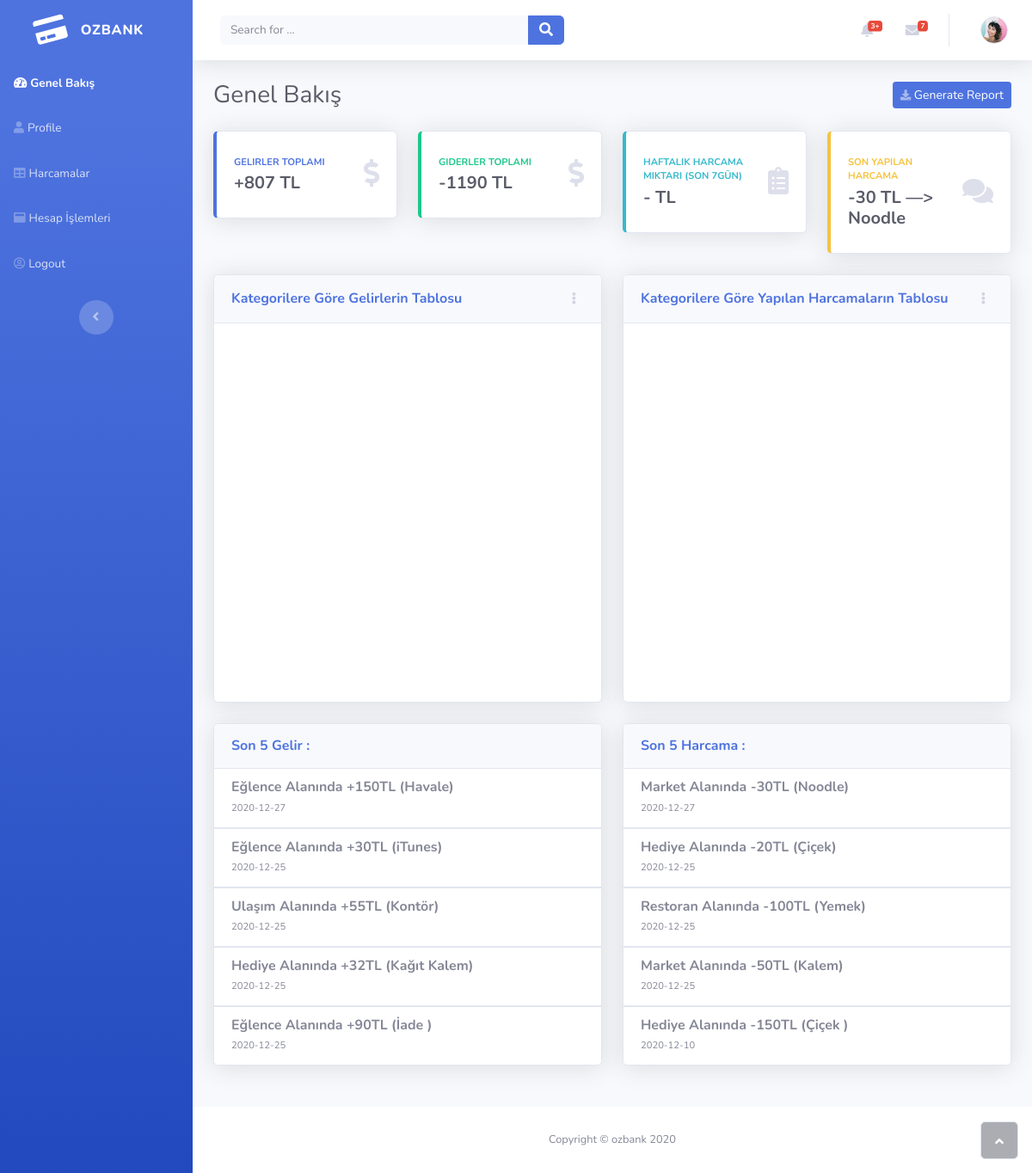
The page / on the database its author committed.
### tables this page shows
CREATE TABLE `harcama` (
  `id` int(11) NOT NULL,
  `isim` varchar(150) NOT NULL,
  `durum` varchar(50) NOT NULL,
  `tutar` int(50) NOT NULL,
  `tarih` date NOT NULL DEFAULT current_timestamp(),
  `kategori` varchar(50) NOT NULL
);

### index.php (the view, shortened to what the rows shown need)
<?php
include "baglan.php";
?>
<!DOCTYPE html>
<html>
<head>
    <link rel="stylesheet" href="assets/bootstrap/css/bootstrap.min.css">
    <link rel="stylesheet" href="https://use.fontawesome.com/releases/v5.12.0/css/all.css">
    <link rel="stylesheet" href="https://cdnjs.cloudflare.com/ajax/libs/font-awesome/4.7.0/css/font-awesome.min.css">
    <link rel="stylesheet" href="assets/fonts/fontawesome5-overrides.min.css">
</head>
<body id="page-top">
    <div id="wrapper">
        <div class="d-flex flex-column" id="content-wrapper">
            <div id="content">
                <div class="container-fluid">
                    <div class="row">
                        <div class="col-md-6 col-xl-3 mb-4">
                            <div class="card shadow border-left-warning py-2">
                                <div class="card-body">
                                    <div class="row align-items-center no-gutters">
                                        <div class="col mr-2">
                                        <?php
                                            $sorgu = $baglan->prepare("SELECT * FROM harcama where durum= 'Gider' ORDER BY id DESC LIMIT 1 ");
                                            $sorgu->execute();
                                            while ($sonuc = $sorgu->fetch(PDO::FETCH_ASSOC)) {
                                            ?>
                                            <div class="text-uppercase text-warning font-weight-bold text-xs mb-1"><span>Son Yapılan Harcama</span></div>
                                            <div class="text-dark font-weight-bold h5 mb-0"><span><?= "-".$sonuc['tutar']." TL  —>"." ".$sonuc['isim']  ?></span></div>
                                            <?php }?>
                                        </div>
                                    </div>
                                </div>
                            </div>
                        </div>
                    </div>
                    <div class="row">
                        <div class="col-lg-6 mb-4">
                            <div class="card shadow mb-4">
                                <?php
                                        $sorgu = $baglan->prepare("SELECT * FROM harcama where durum='Gelir' order by id desc limit 5");
                                        $sorgu->execute();
                                        while ($sonuc = $sorgu->fetch(PDO::FETCH_ASSOC)) {
                                            $isim = $sonuc['isim'];
                                            $tutar = $sonuc['tutar'];
                                            $tarih = $sonuc['tarih'];
                                            $kategori = $sonuc['kategori'];
                                        ?>
                                <ul class="list-group list-group-flush">
                                    <li class="list-group-item">
                                        <div class="row align-items-center no-gutters">
                                            <div class="col mr-2">
                                                <h6 class="mb-0"><strong><?= $kategori." Alanında "."+".$tutar."TL ($isim)" ?></strong></h6><span class="text-xs"><?= $tarih ?></span>
                                            </div>
                                        </div>
                                    </li>
                                </ul>
                                <?php } ?>
                            </div>
                        </div>
                        <div class="col">
                            <div class="card shadow mb-4">
                                <?php
                                        $sorgu = $baglan->prepare("SELECT * FROM harcama where durum='Gider' order by id desc limit 5");
                                        $sorgu->execute();
                                        while ($sonuc = $sorgu->fetch(PDO::FETCH_ASSOC)) {
                                            $isim = $sonuc['isim'];
                                            $tutar = $sonuc['tutar'];
                                            $tarih = $sonuc['tarih'];
                                            $kategori = $sonuc['kategori'];
                                        ?>
                                <ul class="list-group list-group-flush">
                                    <li class="list-group-item">
                                        <div class="row align-items-center no-gutters">
                                            <div class="col mr-2">
                                                <h6 class="mb-0"><strong><?= $kategori." Alanında "."-".$tutar."TL ($isim)" ?></strong></h6><span class="text-xs"><?= $tarih ?></span>
                                            </div>
                                        </div>
                                    </li>
                                </ul>
                                <?php } ?>
                            </div>
                        </div>
                    </div>
                </div>
            </div>
        </div><a class="border rounded d-inline scroll-to-top" href="#page-top"><i class="fas fa-angle-up"></i></a>
    </div>
</body>
</html>

### rows shown on the page
harcama: tutar "30", isim "Noodle", kategori "Market", tarih "2020-12-27"
harcama: kategori "Eğlence", tutar "150", isim "Havale", tarih "2020-12-27"
harcama: kategori "Eğlence", tutar "30", isim "iTunes", tarih "2020-12-25"
harcama: kategori "Ulaşım", tutar "55", isim "Kontör", tarih "2020-12-25"
harcama: kategori "Hediye", tutar "32", isim "Kağıt Kalem", tarih "2020-12-25"
harcama: kategori "Eğlence", tutar "90", isim "İade", tarih "2020-12-25"
harcama: kategori "Hediye", tutar "20", isim "Çiçek", tarih "2020-12-25"
harcama: kategori "Restoran", tutar "100", isim "Yemek", tarih "2020-12-25"
harcama: kategori "Market", tutar "50", isim "Kalem", tarih "2020-12-25"
harcama: kategori "Hediye", tutar "150", isim "Çiçek", tarih "2020-12-10"

### other values the page prints
$tutar "807"
$tutar "1190"
